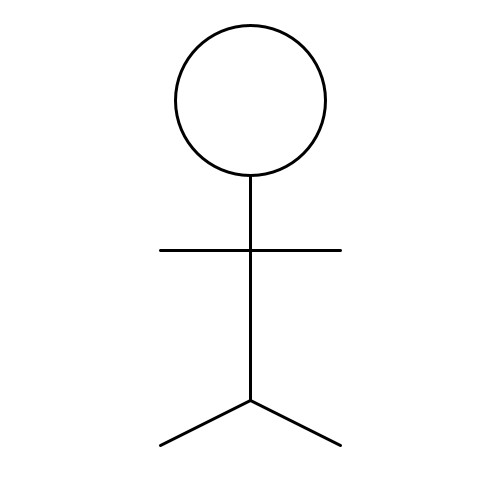
Frame 1 (no input)
Frame 60 (the mouse pressed at the canvas centre just before this capture): identical to frame 1, image omitted
Frame 120 (the mouse held since frame 60 and released just before this capture): identical to frame 1, image omitted

The Processing sketch that drew this single still picture (run headless with seeded random() and noise(); from frame 60 on, the mouse is pressed at the canvas centre):

// Processing sketch: Ex4_Stickman
// ── Ex4_Stickman.pde
void setup(){
  size(500,500);
  strokeWeight(3);
}

void draw() {
  background(255);
  int centre_x = 250;
  int centre_y = 250;
  //point(centre_x,centre_y);
  int size = 3;
  int head_radius = 50 * size;
  int torso_height = 100 * size;
  int arm_length = 30 * size;
  int leg_length = 30 * size;

  //Allowing the hands to wave depending on which mouse button is pressed
  int left_arm_offset = centre_y;
  int right_arm_offset = centre_y;
  if (mousePressed){
    if (mouseButton == LEFT){
      left_arm_offset = mouseY;
    }else if (mouseButton == RIGHT){
      right_arm_offset = mouseY;
    //EPILEPSY WARNING - scrapped
    //}else if (mouseButton == CENTER){
      //background(int(random(255)) , int(random(255)) , int(random(255)));
    }else{
      left_arm_offset = centre_y;
      right_arm_offset = centre_y;
    }
    
    
    
  }
  int left_leg_offset = 45;
  int right_leg_offset = 45;

  //Head & Torso
  line(centre_x , (centre_y-(torso_height/2))+head_radius/2 , centre_x , (centre_y+(torso_height/2)));
  ellipse(centre_x , centre_y - (torso_height/2) , head_radius, head_radius);
  //Hands
  line(centre_x,centre_y,centre_x-arm_length,left_arm_offset);
  line(centre_x,centre_y,centre_x+arm_length,right_arm_offset);
  //Legs
  line(centre_x,centre_y+(torso_height-head_radius),centre_x-leg_length,(centre_y+(torso_height-head_radius))+left_leg_offset);
  line(centre_x,centre_y+(torso_height-head_radius),centre_x+leg_length,(centre_y+(torso_height-head_radius))+right_leg_offset);
}
